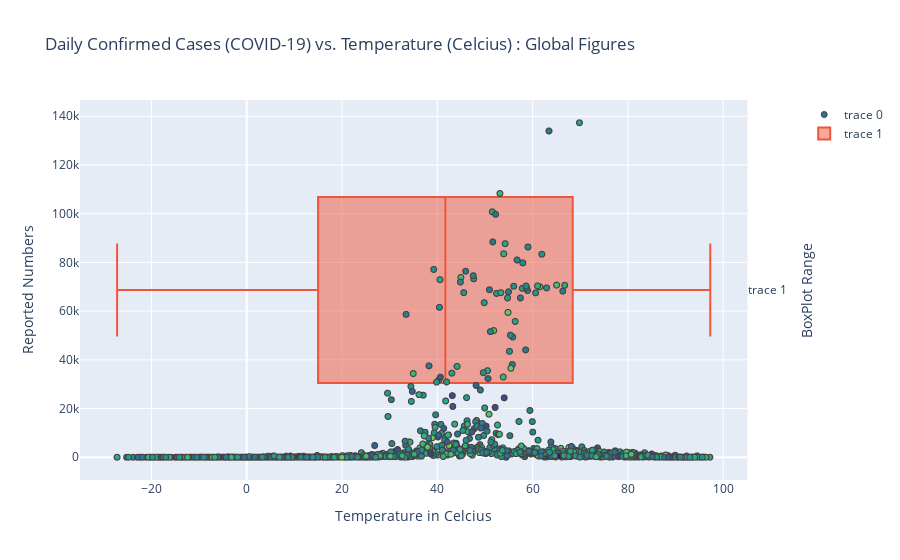

This figure's notebook cell:
### Code cell
#Plotting a scatter plot for cases vs. Temperature

fig = make_subplots(specs=[[{"secondary_y": True}]])

fig.add_trace(go.Scattergl(x = temperature_dataset['temp'],y = temperature_dataset['ConfirmedCases'], mode='markers',
                                  marker=dict(color=np.random.randn(10000),colorscale='Viridis',line_width=1)),secondary_y=False)

fig.add_trace(go.Box(x=temperature_dataset['temp']),secondary_y=True)

fig.update_layout(title='Daily Confirmed Cases (COVID-19) vs. Temperature (Celcius) : Global Figures',
                  yaxis=dict(title='Reported Numbers'),xaxis=dict(title='Temperature in Celcius'))

fig.update_yaxes(title_text="BoxPlot Range ", secondary_y=True)

fig.show()

### Figure 1 — Plotly figure (JSON) as saved in the notebook; plotly's stock layout.template omitted (floating-point values rounded to 4 significant figures; data arrays with more than 128 entries replaced by an {"elided": "..."} marker saying what was removed)
{"data": [{"marker": {"color": {"elided": "10000 float values"}, "colorscale": [[0, "#440154"], [0.1111, "#482878"], [0.2222, "#3e4989"], [0.3333, "#31688e"], [0.4444, "#26828e"], [0.5556, "#1f9e89"], [0.6667, "#35b779"], [0.7778, "#6ece58"], [0.8889, "#b5de2b"], [1, "#fde725"]], "line": {"width": 1}}, "mode": "markers", "type": "scattergl", "x": {"elided": "1069 float values"}, "xaxis": "x", "y": {"elided": "1069 int values"}, "yaxis": "y"}, {"type": "box", "x": {"elided": "1069 float values"}, "xaxis": "x", "yaxis": "y2"}], "layout": {"title": {"text": "Daily Confirmed Cases (COVID-19) vs. Temperature (Celcius) : Global Figures"}, "xaxis": {"anchor": "y", "domain": [0, 0.94], "title": {"text": "Temperature in Celcius"}}, "yaxis": {"anchor": "x", "domain": [0, 1], "title": {"text": "Reported Numbers"}}, "yaxis2": {"anchor": "x", "overlaying": "y", "side": "right", "title": {"text": "BoxPlot Range "}}}}
